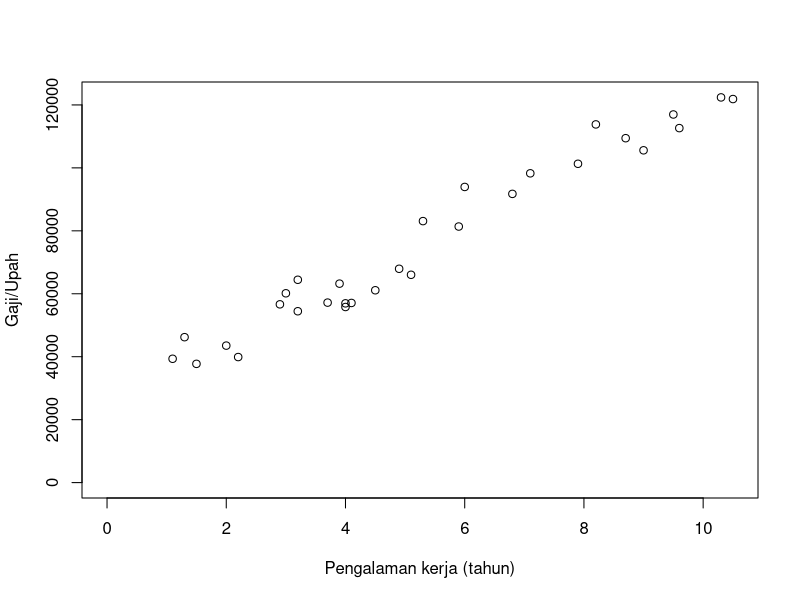

R code for this plot: (Note: this script raises an error after producing the figure.)
## ---- chunk 1
knitr::opts_chunk$set(echo = TRUE)
## ---- chunk 2
 library(readxl)
Salary_Data <- read_excel("Salary_Data.xls")
View(Salary_Data)
## ---- chunk 3
plot(Salary_Data$YearsExperience, Salary_Data$Salary,
     ylim=c(0, max(Salary_Data$Salary)),
     xlim=c(0, max(Salary_Data$YearsExperience)),
     xlab="Pengalaman kerja (tahun)",
     ylab="Gaji/Upah", type = "p")
## ---- chunk 4
mod1 <- lm(food_exp ~income, data = food) #model linier nya 
smod1<- summary(mod1) #summary
smod1


## ---- chunk 5
b1 <- coef(mod1)[[1]] #the estimated value of b1
b2 <- coef(mod1)[[2]]#the estimated value of b2
b1
## ---- chunk 6
b2
## ---- chunk 7
plot(food$income, food$food_exp,
xlab="weekly income in $100",
ylab="weekly food expenditure in $", type="p")
abline(b1,b2)
## ---- chunk 8
mod1$coefficients
## ---- chunk 9
smod1$coefficients
## ---- chunk 10
mod1 <- lm(food_exp~income, data=food)
newx <- data.frame(income = c(20, 25, 27))
yhat <- predict(mod1, newx)
yhat #print the result
## ---- chunk 11
N <- nrow(food) # returns the numbr of observations in the dataset
C <- 50 #desired number of subsamples
S <- 38 # desired sample size


sumb2 <- 0
for (i in 1:C) {set.seed(3*i)
  subsample <- food[sample(1:N, size=S, replace=TRUE),]
  mod2 <- lm(food_exp~income, data=subsample)
  # sum b2 for all subsamples :
  sumb2 <- sumb2 + coef(mod2)[[2]]
}
print(sumb2/C, digits = 3)
## ---- chunk 12

